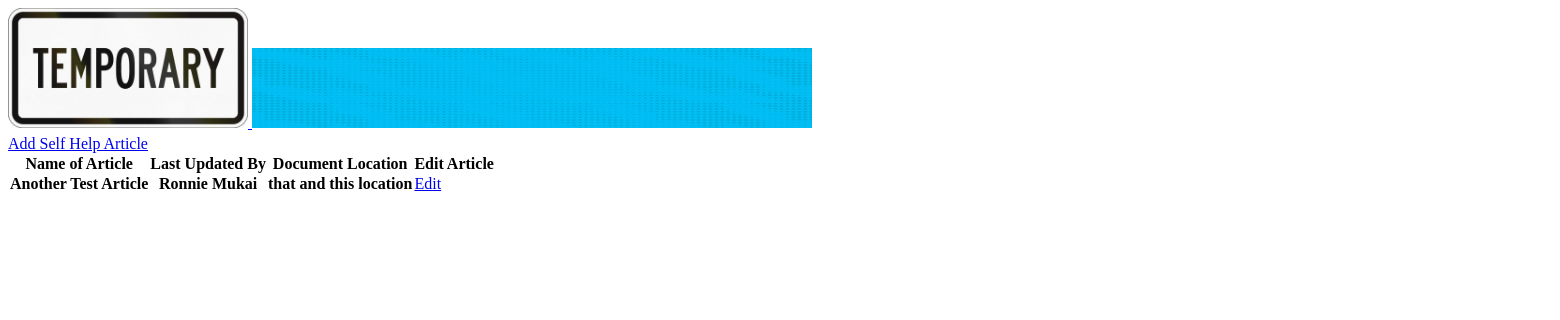
The app's page /admin_page/all_self_help_articles, older data.
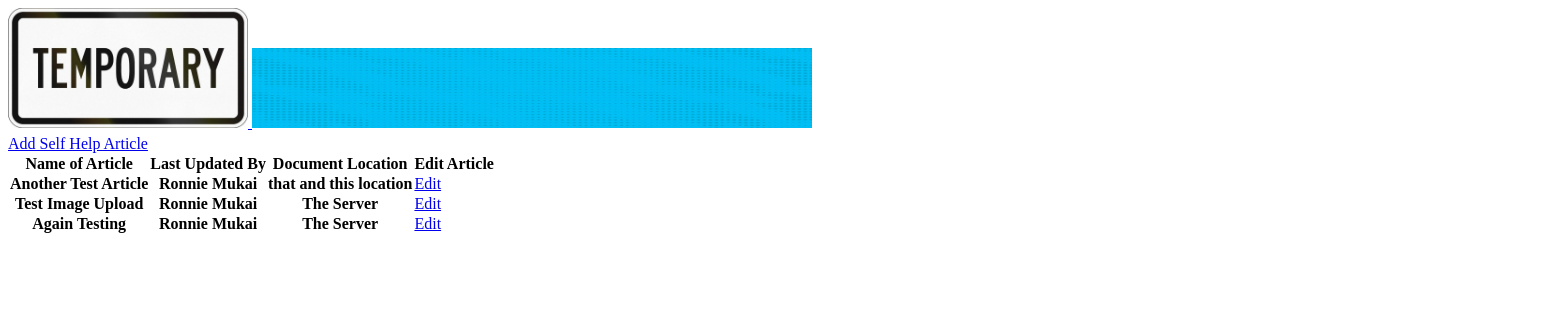
The same page, newer data.
### catalog_application/models.py (models this page shows)
class SelfHelpArticle(models.Model):
    title = models.CharField(max_length=100)
    last_updated_by = models.CharField(max_length=50)
    description = models.CharField(max_length=1000)
    document_location = models.CharField(max_length=100)
    article_image = models.ImageField(storage=fs)
    created_at = models.DateTimeField(auto_now_add=True)
    updated_at = models.DateTimeField(auto_now=True)
    objects = SelfHelpArticleManager()

### catalog_application/views.py (the view)
# urls.py: path('admin_page/all_self_help_articles', views.all_self_help_articles),
def all_self_help_articles(request):
    context = {
        'self_help_articles': SelfHelpArticle.objects.all()
    }
    return render(request, 'all_self_help_articles.html', context)

### catalog_application/templates/all_self_help_articles.html (shortened to what this page needs)
{% load static %}
<!DOCTYPE html>
<html lang="en">
    <head>
        <link
            rel="stylesheet"
            href="{% static 'css\all_self _help_articles.css' %}"
        />
    </head>
    <body>
        <div id="wrapper">
            <div class="header">
                <a href="TBD">
                    <img
                        class="logo"
                        src="{% static 'images\temp_image.jpeg' %}"
                    />
                </a>
                <img
                    class="banner"
                    src="{% static 'images\temp_banner.jpg' %}"
                />
            </div>
            <div class="main_content">
                <a
                    href="/admin_page/all_self_help_articles/add_self_help_article"
                    >Add Self Help Article</a
                >
                <div class="all_articles">
                    <table class="all_articles">
                        <thead class="column_names">
                            <tr>
                                <th>Name of Article</th>
                                <th>Last Updated By</th>
                                <th>Document Location</th>
                                <th>Edit Article</th>
                            </tr>
                        </thead>
                        {% for articles in self_help_articles %}
                        <tbody>
                            <tr>
                                <th>{{ articles.title }}</th>
                                <th>{{ articles.last_updated_by }}</th>
                                <th>{{ articles.document_location}}</th>
                                <td>
                                    <a
                                        href="/admin_page/all_self_help_articles/{{ articles.id }}/edit_articles"
                                        >Edit</a
                                    >
                                </td>
                            </tr>
                        </tbody>
                        {% endfor %}
                    </table>
                </div>
            </div>
        </div>
    </body>
</html>

Row changes from the older to the newer data that the page shows:
added SelfHelpArticle: title "Test Image Upload", last_updated_by "Ronnie Mukai", document_location "The Server"
added SelfHelpArticle: title "Again Testing", last_updated_by "Ronnie Mukai", document_location "The Server"
